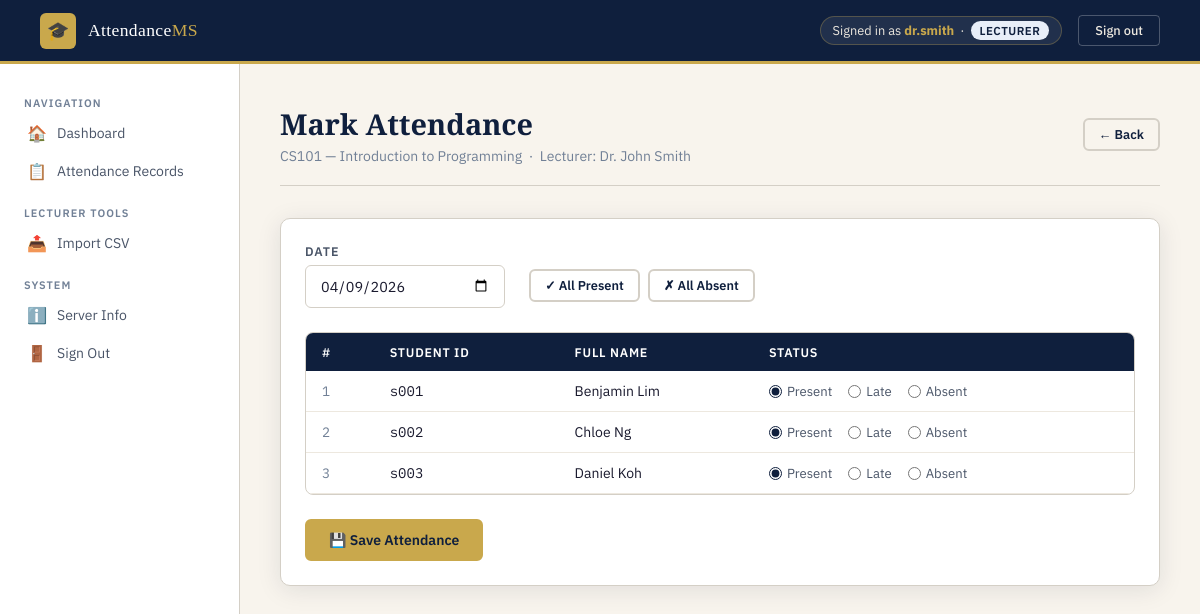
Page /attendance.php?class_id=1 (signed in) on the committed database.
### tables this page shows
CREATE TABLE classes (
    id INT AUTO_INCREMENT PRIMARY KEY,
    class_code VARCHAR(20) NOT NULL UNIQUE,
    class_name VARCHAR(100) NOT NULL,
    lecturer_id INT,
    FOREIGN KEY (lecturer_id) REFERENCES users(id)
);

CREATE TABLE users (
    id INT AUTO_INCREMENT PRIMARY KEY,
    username VARCHAR(50) NOT NULL UNIQUE,
    password VARCHAR(255) NOT NULL,
    role ENUM('lecturer', 'student') NOT NULL,
    full_name VARCHAR(100) NOT NULL,
    created_at TIMESTAMP DEFAULT CURRENT_TIMESTAMP
);

### src/db.php (called while the page is built, shortened)
<?php
function decryptData($data) {
    $key = ENCRYPTION_KEY;
    $decoded = base64_decode($data);
    $decrypted = '';
    for ($i = 0; $i < strlen($decoded); $i++) {
        $decrypted .= $decoded[$i] ^ $key[$i % strlen($key)];
    }
    return $decrypted;
}
?>

### src/auth.php (called while the page is built, shortened)
<?php
require_once 'db.php';
function getAuthUser() {
    $decrypted = decryptData($_COOKIE['auth_token']);
    $parts = explode('|', $decrypted);
    return [
        'id'       => (int)$parts[0],
        'role'     => $parts[1],
        'username' => $parts[2]
    ];
}
function requireLogin() {
    $user = getAuthUser();
    return $user;
}
function requireLecturer() {
    $user = requireLogin();
    return $user;
}
?>

### src/attendance.php (the view, shortened to what this page needs)
<?php
require_once 'auth.php';
$user = requireLecturer();
$db = getDB();
$classId = (int)($_GET['class_id'] ?? 0);
$classRes = $db->query("SELECT c.*, u.full_name as lecturer_name FROM classes c JOIN users u ON c.lecturer_id = u.id WHERE c.id = $classId");
$class = $classRes->fetch_assoc();
$studentsRes = $db->query("SELECT u.* FROM users u JOIN class_students cs ON cs.student_id = u.id WHERE cs.class_id = $classId ORDER BY u.full_name");
$students = [];
while ($row = $studentsRes->fetch_assoc()) $students[] = $row;
$today = date('Y-m-d');
$existingAttendance = [];
?>
<!DOCTYPE html>
<html lang="en">
<head>
    <link rel="stylesheet" href="/css/style.css">
</head>
<body>
<?php include 'partials/header.php'; ?>
<div class="main-layout">
    <?php include 'partials/sidebar.php'; ?>
    <main class="page-content">
        <div class="page-header flex-between">
            <div>
                <h1>Mark Attendance</h1>
                <p><?= htmlspecialchars($class['class_code']) ?> — <?= htmlspecialchars($class['class_name']) ?> &nbsp;·&nbsp; Lecturer: <?= htmlspecialchars($class['lecturer_name']) ?></p>
            </div>
            <a href="/dashboard.php" class="btn btn-outline btn-sm">← Back</a>
        </div>
        <div class="card">
            <form method="POST" action="/attendance.php?class_id=<?= $classId ?>">
                <div style="display:flex; align-items:center; gap:1.5rem; margin-bottom:1.5rem; flex-wrap:wrap;">
                    <div class="form-group" style="margin:0;">
                        <label for="date">Date</label>
                        <input type="date" id="date" name="date" value="<?= $today ?>" style="width:200px;">
                    </div>
                    <div style="display:flex; gap:0.5rem; margin-top:20px;">
                        <button type="button" onclick="markAll('present')" class="btn btn-outline btn-sm">✓ All Present</button>
                        <button type="button" onclick="markAll('absent')" class="btn btn-outline btn-sm">✗ All Absent</button>
                    </div>
                </div>
                <?php if (empty($students)): ?>
                    <p class="text-muted">No students enrolled in this class.</p>
                <?php else: ?>
                <div class="table-wrap attendance-table">
                <table>
                    <thead>
                        <tr>
                            <th>#</th>
                            <th>Student ID</th>
                            <th>Full Name</th>
                            <th>Status</th>
                        </tr>
                    </thead>
                    <tbody>
                    <?php foreach ($students as $i => $student): ?>
                        <?php $currentStatus = $existingAttendance[$student['id']] ?? 'present'; ?>
                        <tr>
                            <td class="text-muted"><?= $i + 1 ?></td>
                            <td class="mono"><?= htmlspecialchars($student['username']) ?></td>
                            <td><?= htmlspecialchars($student['full_name']) ?></td>
                            <td>
                                <div class="status-group">
                                    <label>
                                        <input type="radio" name="attendance[<?= $student['id'] ?>]" value="present" <?= $currentStatus === 'present' ? 'checked' : '' ?>>
                                        Present
                                    </label>
                                    <label>
                                        <input type="radio" name="attendance[<?= $student['id'] ?>]" value="late" <?= $currentStatus === 'late' ? 'checked' : '' ?>>
                                        Late
                                    </label>
                                    <label>
                                        <input type="radio" name="attendance[<?= $student['id'] ?>]" value="absent" <?= $currentStatus === 'absent' ? 'checked' : '' ?>>
                                        Absent
                                    </label>
                                </div>
                            </td>
                        </tr>
                    <?php endforeach; ?>
                    </tbody>
                </table>
                </div>
                <div style="margin-top:1.5rem;">
                    <button type="submit" class="btn btn-gold">💾 Save Attendance</button>
                </div>
                <?php endif; ?>
            </form>
        </div>
    </main>
</div>
</body>
</html>

### src/partials/header.php (shortened to what this page needs)
<header class="site-header">
    <a href="/dashboard.php" class="logo">
        <div class="logo-icon">🎓</div>
        <div class="logo-text">Attendance<span>MS</span></div>
    </a>
    <nav class="header-nav">
        <?php if (isset($user)): ?>
        <div class="user-badge">
            Signed in as <strong><?= htmlspecialchars($user['username']) ?></strong>
            &nbsp;·&nbsp; <span class="badge badge-<?= $user['role'] ?>"><?= $user['role'] ?></span>
        </div>
        <a href="/logout.php" class="btn-logout">Sign out</a>
        <?php endif; ?>
    </nav>
</header>

### src/partials/sidebar.php
<?php
$currentPage = basename($_SERVER['PHP_SELF']);
?>
<aside class="sidebar">
    <div class="sidebar-section">
        <div class="sidebar-label">Navigation</div>
        <a href="/dashboard.php" class="sidebar-link <?= $currentPage === 'dashboard.php' ? 'active' : '' ?>">
            <span class="icon">🏠</span> Dashboard
        </a>
        <a href="/records.php" class="sidebar-link <?= $currentPage === 'records.php' ? 'active' : '' ?>">
            <span class="icon">📋</span> Attendance Records
        </a>
    </div>
    <?php if (isset($user) && $user['role'] === 'lecturer'): ?>
    <div class="sidebar-section" style="margin-top:1rem;">
        <div class="sidebar-label">Lecturer Tools</div>
        <a href="/upload.php" class="sidebar-link <?= $currentPage === 'upload.php' ? 'active' : '' ?>">
            <span class="icon">📤</span> Import CSV
        </a>
    </div>
    <?php endif; ?>
    <div class="sidebar-section" style="margin-top:1rem;">
        <div class="sidebar-label">System</div>
        <a href="/info.php" class="sidebar-link" target="_blank">
            <span class="icon">ℹ️</span> Server Info
        </a>
        <a href="/logout.php" class="sidebar-link">
            <span class="icon">🚪</span> Sign Out
        </a>
    </div>
</aside>

### rows in the picture
classes: class_code "CS101", class_name "Introduction to Programming", lecturer.full_name "Dr. John Smith"
users: username "s001", full_name "Benjamin Lim", id "☑ Present", id "☐ Late", id "☐ Absent"
users: username "s002", full_name "Chloe Ng", id "☑ Present", id "☐ Late", id "☐ Absent"
users: username "s003", full_name "Daniel Koh", id "☑ Present", id "☐ Late", id "☐ Absent"

### other values in the picture
$user['username'] "dr.smith"
$user['role'] "LECTURER"
